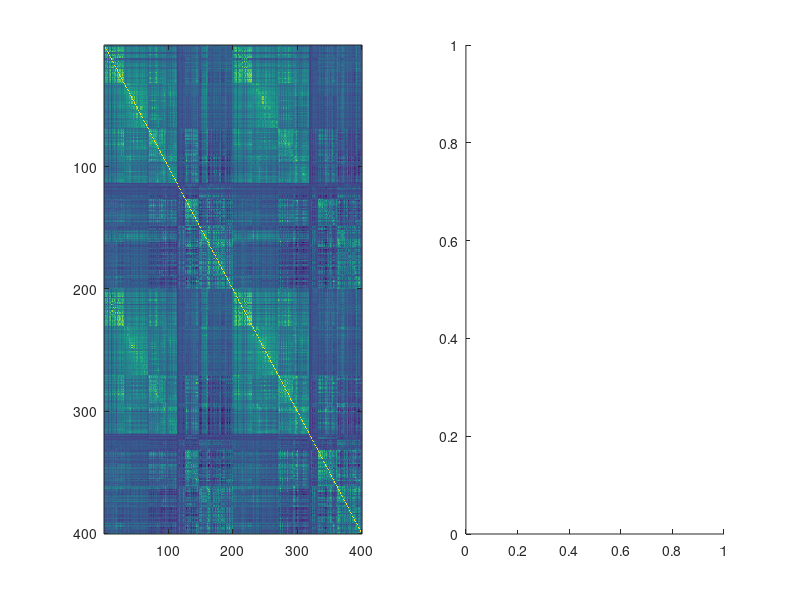

Source code (MATLAB): (Note: this script raises an error after producing the figure.)
load('schaefer.mat')

%%
subplot(1,2,1)
imagesc(grmat)
subplot(1,2,2)
doac = 1;
% imagesc(apower(grmat, 2.3))
grmat_top = keep_top(grmat, 0.1);
grmat_grad = normalized_angle(grmat_top, doac);

grmat_grad_sim = normalized_angle(grmat, doac);
imagesc(grmat_grad)

grmat_grad_noac = normalized_angle(grmat_top, 0);

%%
[V, D] = eig(grmat); V=fliplr(V);
plot(V(:,1), V(:,2), '*')

%% Both hemispheres
subplot(1,3,1)
ngrads = 2;
% [coeff, score, ~] = pca(apower(grmat, 2.3));
[coeff, score, ~] = pca(grmat);

% Extract the top `ngrads` components
grads = score(:, 1:ngrads);

plot(grads(:,1), grads(:,2), '*')
title('PCA')

subplot(1,3,2)
ngrads = 2;
% [coeff, score, ~] = pca(apower(grmat, 2.3));
% [coeff, score, ~] = pca(grmat_grad);
[coeff, score, ~] = pca(grmat_grad_sim);

% Extract the top `ngrads` components
grads = score(:, 1:ngrads);

plot(grads(:,1), grads(:,2), '*')
title('Gradients - no thresholding')

subplot(1,3,3)
[coeff, score, ~] = pca(grmat_grad);
% [coeff, score, ~] = pca(grmat_grad_sim);

% Extract the top `ngrads` components
grads = score(:, 1:ngrads);

plot(grads(:,1), grads(:,2), '*')
title('Gradients')
BigFont(30)
fullscreen

%% Both hemispheres
subplot(1,3,1)
ngrads = 2;
% [coeff, score, ~] = pca(apower(grmat, 2.3));
[coeff, score, ~] = pca(grmat);

% Extract the top `ngrads` components
grads = score(:, 1:ngrads);

plot(grads(:,1), grads(:,2), '*')
title('PCA')

subplot(1,3,2)
ngrads = 2;
% [coeff, score, ~] = pca(apower(grmat, 2.3));
% [coeff, score, ~] = pca(grmat_grad);
[coeff, score, ~] = pca(grmat_grad_noac);

% Extract the top `ngrads` components
grads = score(:, 1:ngrads);

plot(grads(:,1), grads(:,2), '*')
title('Gradients - no ac')

subplot(1,3,3)
[coeff, score, ~] = pca(grmat_grad);
% [coeff, score, ~] = pca(grmat_grad_sim);

% Extract the top `ngrads` components
grads = score(:, 1:ngrads);

plot(grads(:,1), grads(:,2), '*')
title('Gradients')
BigFont(30)
fullscreen

%% Left hemisphere
grmat_lh = grmat(1:200, 1:200);
subplot(1,2,1)
imagesc(grmat_lh)
subplot(1,2,2)
% imagesc(apower(grmat, 2.3))
grmat_top = keep_top(grmat_lh, 0.1);
grmat_grad_lh = normalized_angle(grmat_top);
imagesc(grmat_grad_lh)

%%
subplot(1,2,1)
ngrads = 2;
% [coeff, score, ~] = pca(apower(grmat, 2.3));
[coeff, score, ~] = pca(grmat_lh);

% Extract the top `ngrads` components
grads = score(:, 1:ngrads);

plot(grads(:,1), grads(:,2), '*')
title('PCA')

subplot(1,2,2)
ngrads = 2;
% [coeff, score, ~] = pca(apower(grmat, 2.3));
[coeff, score, ~] = pca(grmat_grad_lh);

% Extract the top `ngrads` components
grads = score(:, 1:ngrads);

plot(grads(:,1), grads(:,2), '*')
title('Gradients')